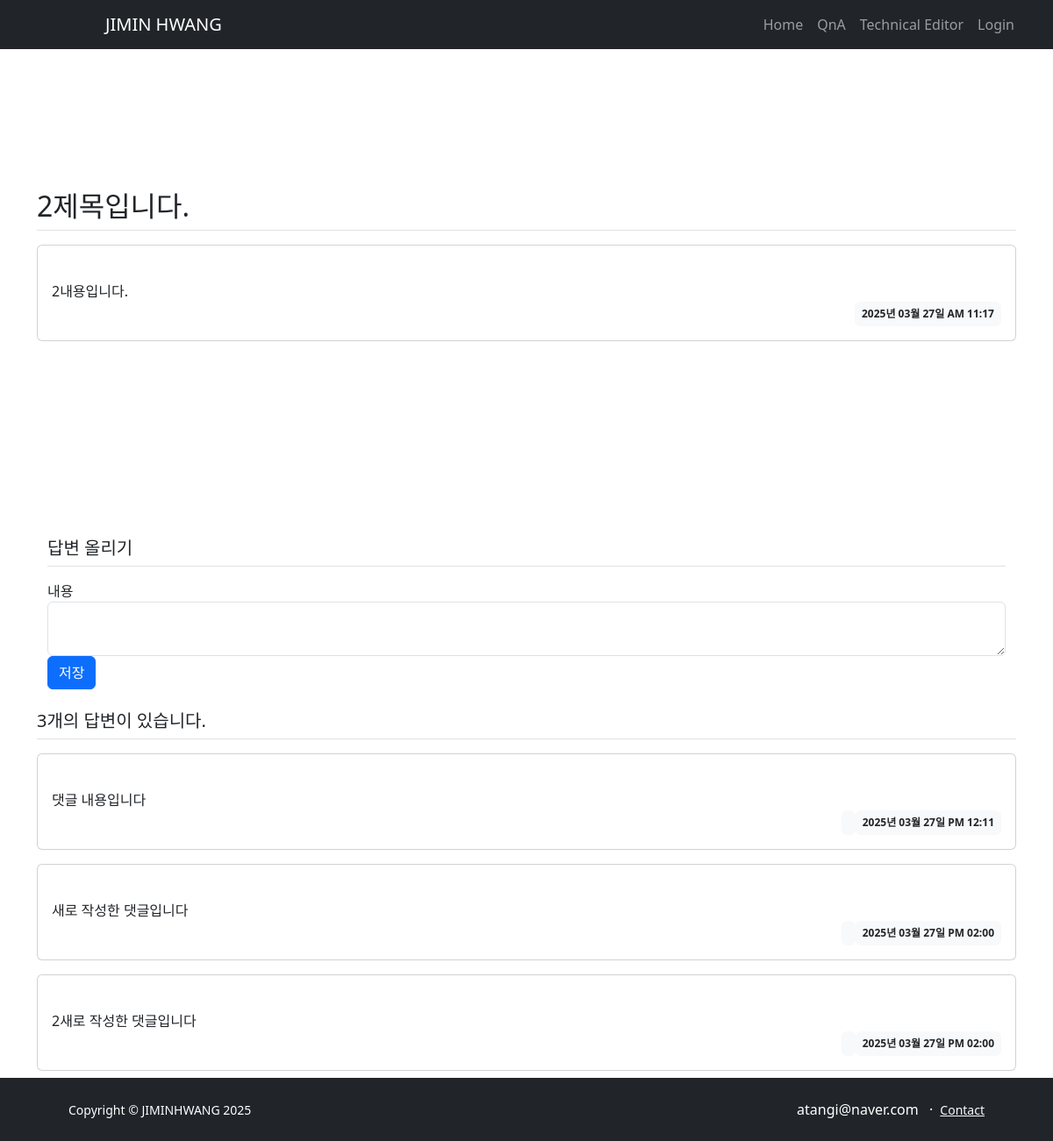
The app's page /board/details/2/, older data.
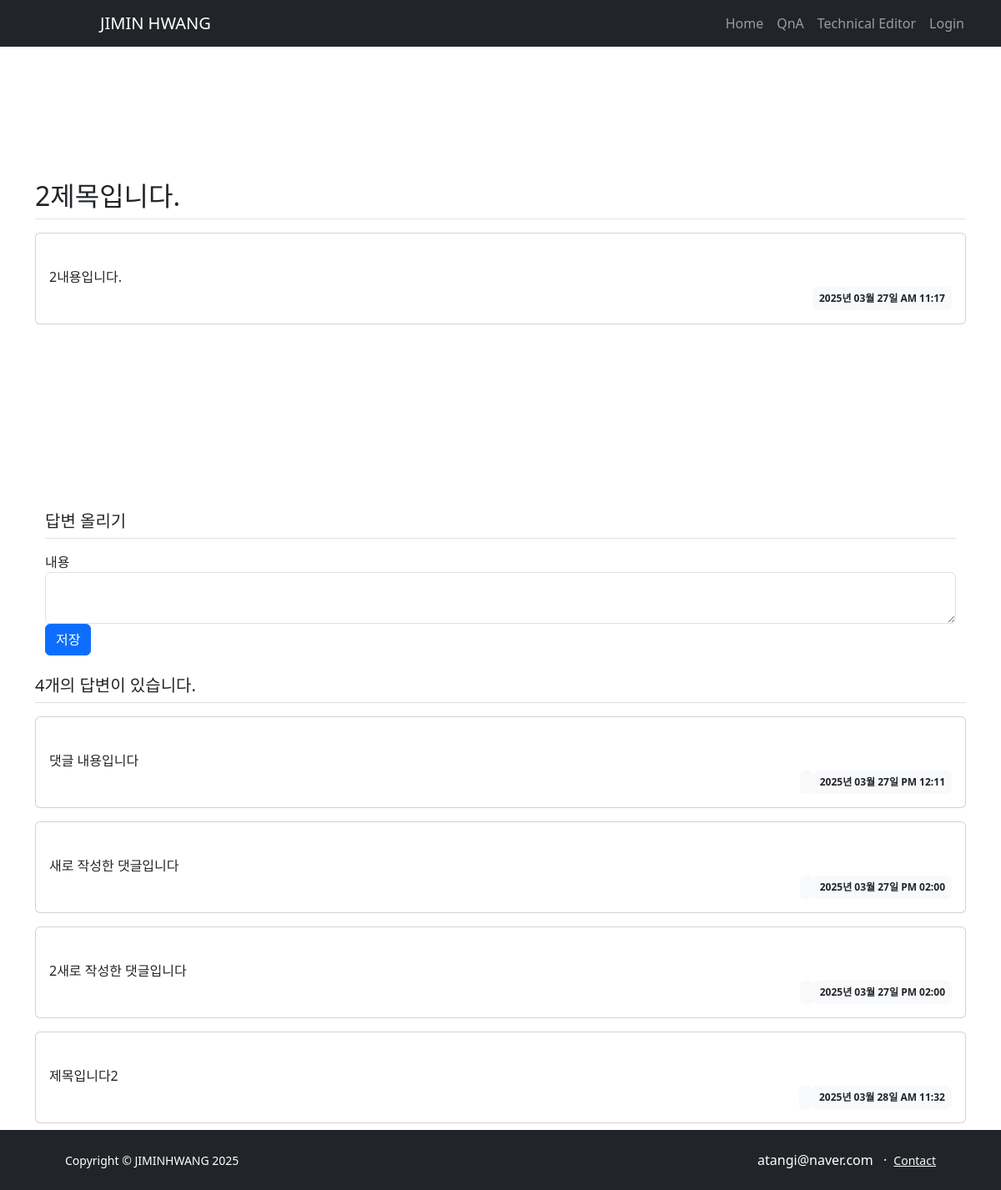
The same page, newer data.
### board/models.py (models this page shows)
class Question(db.Model):
    id = db.Column(db.Integer, primary_key=True)
    subject = db.Column(db.String(200), nullable=False)
    content = db.Column(db.Text(), nullable=False)
    create_date = db.Column(db.DateTime(), nullable=False)

class Answer(db.Model):
    id = db.Column(db.Integer, primary_key=True)
    question_id = db.Column(db.Integer, db.ForeignKey('question.id', ondelete='CASCADE'))
    question = db.relationship('Question', backref=db.backref('answer_set'))
    content = db.Column(db.Text(), nullable=False)
    create_date = db.Column(db.DateTime(), nullable=False)

### board/views/board_views.py (the view)
@cbp.route('/details/<int:question_id>/')
def detail(question_id):
    question = Question.query.get_or_404(question_id)
    form = AnswerForm()
    return render_template('board/boardDetail.html', question=question, form=form, question_id=question_id)

### board/forms.py
class AnswerForm(FlaskForm):
    content = TextAreaField('내용', validators=[DataRequired()])

### filters.py (called while the page is built)
def format_datetime(value, fmt='%Y년 %m월 %d일 %p %I:%M'):
    return value.strftime(fmt)

### templates/board/boardDetail.html (shortened to what this page needs)
{% extends 'base.html' %} {% block content %}
<div class="container my-3">
  <h2 class="border-bottom py-2">{{ question.subject }}</h2>
  <div class="card my-3">
    <div class="card-body">
      <div class="card-text" style="white-space: pre-line">
        {{ question.content }}
      </div>
      <div class="d-flex justify-content-end">
        <div class="badge bg-light text-dark p-2">
          {{ question.create_date | date_time }}
        </div>
      </div>
    </div>
  </div>
  {% include 'answer/answerForm.html' %}
  <h5 class="border-bottom my-3 py-2">
    {{ question.answer_set|length }}개의 답변이 있습니다.
  </h5>
  {% for answer in question.answer_set %}
  <div class="card my-3">
    <div class="card-body">
      <div class="card-text" style="white-space: pre-line">
        {{ answer.content }}
      </div>
      <div class="d-flex justify-content-end">
        <div class="badge bg-light text-dark p-2">
        </div>
        <div class="badge bg-light text-dark p-2">
          {{ answer.create_date | date_time }}
        </div>
      </div>
    </div>
  </div>
  {% endfor %}
  <br />
  <br />
  {% endblock %}

### templates/base.html (shortened to what this page needs)
<!DOCTYPE html>
<html lang="en">
  <head>
    <link
      href="https://cdn.jsdelivr.net/npm/bootstrap@5.3.0/dist/css/bootstrap.min.css"
      rel="stylesheet"
    />
  </head>
  <body>
    <div id="header" class="py-5">{% include 'navbar.html' %}</div>
    {% block content %} {% endblock %}
    {% include 'footer.html' %}
  </body>
</html>

### templates/navbar.html (shortened to what this page needs)
<div id="header" class="py-5">
  <nav class="navbar navbar-expand-lg navbar-dark bg-dark sticky-top">
    <div class="container px-5">
      <a class="navbar-brand">JIMIN HWANG</a>
      <div class="collapse navbar-collapse" id="navbarSupportedContent">
        <ul class="navbar-nav ms-auto mb-2 mb-lg-0">
          <li class="nav-item"><a class="nav-link" href="#one">Home</a></li>
          <li class="nav-item">
            <a class="nav-link" href="{{ url_for('board.list')}}">QnA</a>
          </li>
          <li class="nav-item">
            <a class="nav-link" href="#three">Technical Editor</a>
          </li>
          <li class="nav-item">
            <a class="nav-link" href="#one">Login</a>
          </li>
        </ul>
      </div>
    </div>
  </nav>
</div>

### templates/answer/answerForm.html (shortened to what this page needs)
{% extends 'base.html' %} {% block content %}
<div class="container">
  <h5 class="my-3 border-bottom pb-2">답변 올리기</h5>
  <form class="my-3">
     {{ form.csrf_token }} {{ form.content.label }} {{
    form.content(class="form-control") }}
    <button type="submit" class="btn btn-primary">저장</button>
  </form>
</div>
{% endblock %}

### templates/footer.html
<div id="footer" class="bg-dark py-4 mt-auto">
  <div class="container px-5">
    <div
      class="row align-items-center justify-content-between flex-column flex-sm-row"
    >
      <div class="col-auto">
        <div class="small m-0 text-white">Copyright &copy; JIMINHWANG 2025</div>
      </div>
      <div class="col-auto">
        <span class="text-white mx-1">atangi@naver.com</span>
        <span class="text-white mx-1">&middot;</span>
        <a class="link-light small" href="mailto:atangi@naver.com">Contact</a>
      </div>
    </div>
  </div>
</div>

### templates/base.html (style rules this page uses)
.navbar { overflow: hidden; background-color: #333; position: fixed; top: 0; width: 100%; }
#footer { overflow: hidden; background-color: #333; position: fixed; left: 0; right: 0; bottom: 0; width: 100%; }

Row changes from the older to the newer data that the page shows:
added Answer: content "제목입니다2", create_date "2025년 03월 28일 AM 11:32"
Text that changed along with them:
{{ question.answer_set|length }}: "3" → "4"
